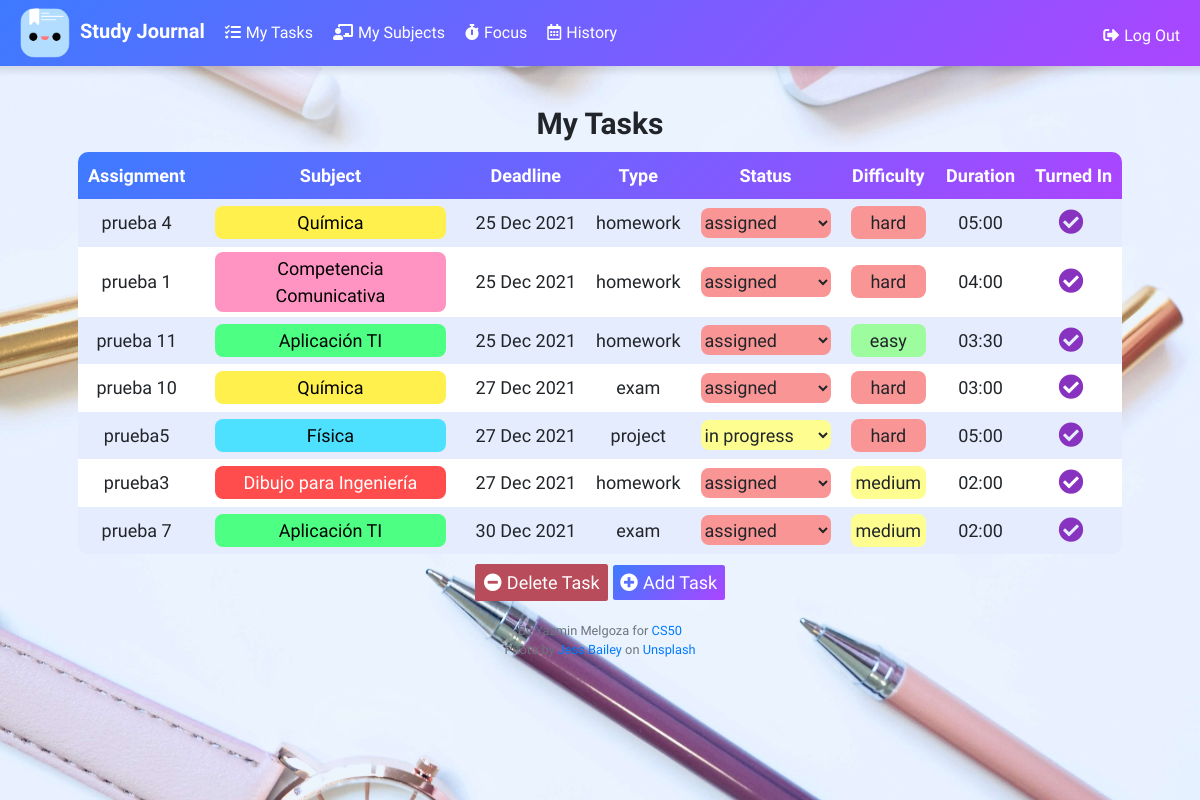
The page / (signed in) on the database its author committed.
### tables this page shows
CREATE TABLE tasks (
		id INTEGER,
		user_id INTEGER,
		assignment TEXT,
		subject_id INTEGER,
		deadline TEXT,
		duration TEXT,
		status TEXT DEFAULT 'assigned',
		difficulty TEXT, type TEXT, completed_date TEXT DEFAULT NULL,
		PRIMARY KEY(id),
		FOREIGN KEY(user_id) REFERENCES users(id),
		FOREIGN KEY(subject_id) REFERENCES subjects(id)
	);

CREATE TABLE subjects (
		id INTEGER,
		user_id INTEGER,
		subject TEXT,
		difficulty TEXT,
		color TEXT,
		PRIMARY KEY(id),
		FOREIGN KEY(user_id) REFERENCES users(id)
	);

### app.py (the view)
@app.route("/", methods=["GET", "POST"])
@login_required
def index():
    tasks = db.execute("SELECT tasks.id, tasks.user_id, assignment, subjects.subject, deadline, duration, status, tasks.difficulty, subjects.difficulty subject_difficulty, type FROM tasks JOIN subjects ON tasks.subject_id = subjects.id WHERE tasks.user_id = ? AND completed_date IS NULL ORDER BY CASE WHEN status = 'completed' THEN 1 END, deadline, CASE WHEN subject_difficulty = 'hard' THEN 1 WHEN subject_difficulty = 'medium' THEN 2 WHEN subject_difficulty = 'easy' THEN 3 END, CASE WHEN tasks.difficulty = 'hard' THEN 1 WHEN tasks.difficulty = 'medium' THEN 2 WHEN tasks.difficulty = 'easy' THEN 3 END, CASE WHEN status = 'assigned' THEN 1 WHEN status = 'in progress' THEN 2 WHEN status = 'completed' THEN 3 END, duration DESC", session["user_id"])
    subjects = db.execute("SELECT * FROM subjects WHERE user_id = ?", session["user_id"])
    for task in tasks:
        select_status = ["assigned", "in progress", "completed"]
        current_status = task["status"]
        select_status.remove(current_status.lower())
        select_status.insert(0, current_status)
        task["status"] = select_status
        deadline = datetime.strptime(task['deadline'], '%Y-%m-%d')
        task["deadline"] = deadline.strftime('%d %b %Y')
    rows_subjects = db.execute("SELECT subject, color FROM subjects WHERE user_id = ?", session["user_id"])
    colors = {}
    for row in rows_subjects:
        colors[row["subject"]] = row["color"]
    return render_template("index.html", tasks=tasks, subjects=subjects, colors=colors)

### app.py (called while the page is built)
@app.after_request
def after_request(response):
    response.headers["Cache-Control"] = "no-cache, no-store, must-revalidate"
    response.headers["Expires"] = 0
    response.headers["Pragma"] = "no-cache"
    response.headers["Access-Control-Allow-Origin"] = "*"
    return response

### helpers.py (called while the page is built)
def login_required(f):
    @wraps(f)
    def decorated_function(*args, **kwargs):
        if session.get("user_id") is None:
            return redirect("/login")
        return f(*args, **kwargs)
    return decorated_function

### templates/index.html (shortened to what this page needs)
{% extends "layout.html" %}
{% block main %}
    <h2>My Tasks</h2>
    <div class="table-container">
        <table>
            <thead>
                <tr>
                    <th>Assignment</th>
                    <th>Subject</th>
                    <th >Deadline</th>
                    <th>Type</th>
                    <th>Status</th>
                    <th>Difficulty</th>
                    <th>Duration</th>
                    <th>Turned In</th>
                </tr>
            </thead>
            <tbody>
                {% for row in tasks%}
                    <tr>
                        <td>{{ row.assignment }}</td>
                        <td class='subject_td'> <div style="background-color: {{ colors[row.subject] }}" class="contain-data"> {{ row.subject }} </div></td>
                        <td class="deadline_td">{{ row.deadline }}</td>
                        <td>{{ row.type }}</td>
                        <td class="status">
                            <form action="/update_status" method="post">
                                <select onchange="this.form.submit()" name="input_status" class="form-control {{row.status[0]}}">
                                    <option disabled selected value="{{ row.status[0]}}">{{ row.status[0] }}</option>
                                </select>
                            </form>
                        </td>
                        <td><div class="contain-data {{row.difficulty}}"> {{ row.difficulty }} </div></td>
                        <td>{{ row.duration}}</td>
                        <td> <form action="/complete_task" method="post"><input type="text" hidden name="task_id" value="{{row.id}}"><button type="submit" style="background: transparent; border: none;"><i class="fas fa-check-circle"></i></button></form></td>
                    </tr>
                {% endfor %}
            </tbody>
        </table>
    </div>
        <button class="btn btn-red" id="btn-delete-task"><i class="fas fa-minus-circle"></i>Delete Task</button>
        <button class="btn btn-purple" id="btn-add-task"><i class="fas fa-plus-circle"></i>Add Task</button>
{% endblock %}

### static/styles.css (style rules this page uses)
* { margin: 0; padding: 0; font-family: "Montserrat"; box-sizing: border-box; }
html { font-size: 62.5%; overflow-x: hidden; }
body { font-size: 1.6rem; }
h2 { font-size: 3rem; font-weight: bold; }
.table-container { width: 90%; max-width: 120rem; margin: 1rem auto; max-height: 80vh; overflow-x: scroll; overflow-y: scroll; }
.form-control { display: inline-block; font-size: 2rem; width: 100%; max-width: 25rem; }
.btn-red { background:#b84c5b; font-size: 1.8rem; color: #fff; }
.btn-purple { background: linear-gradient(135deg, hsla(221, 100%, 62%, 1),#ab45ff); color: #fff; font-size: 1.8rem; border: none; }
select.form-control.completed:focus, .green, .easy, .completed, option[value="completed"] { background-color: rgb(157, 252, 157); }
select.form-control.progress:focus, .yellow, .medium, .progress, option[value="in progress"] { background-color: rgb(253, 253, 144); }
select.form-control.assigned:focus, .red, .assigned, .hard, option[value="assigned"] { background-color: rgb(250, 149, 149); }
td { border-radius: 1rem; }
.deadline_td { white-space: nowrap; }
thead { background: linear-gradient(135deg, #3d7bff, #ab45ff); color: #FFF; white-space: nowrap; }
td { border-radius: 0; padding: 0.5rem 1rem; }
.subject_td { padding: 0.5rem 2rem; }
table { width: 100%; border-radius: 1rem; border-collapse: collapse; overflow: hidden; }
th { padding: 1rem; }
.contain-data { border-radius: 0.8rem; padding: 0.3rem 0.5rem; }
table .form-control { color: #212529; padding: 0; height: 3rem; font-size: 1.8rem; border-radius: 0.8rem; box-sizing: content-box; width: 13rem; border: none; }
tbody tr:nth-child(even) { background-color: white; }
tbody tr:nth-child(odd) { background-color: #e5ecfd; }
i { margin-right: 0.5rem; }
tbody tr td:last-child button { width: 100%; color: #8833c0; font-size: 2.5rem; }

### rows shown on the page
tasks: assignment "prueba 4", subject "Química", deadline "25 Dec 2021", type "homework", input_status "assigned", difficulty "hard", duration "05:00"
tasks: assignment "prueba 1", subject "Competencia Comunicativa", deadline "25 Dec 2021", type "homework", input_status "assigned", difficulty "hard", duration "04:00"
tasks: assignment "prueba 11", subject "Aplicación TI", deadline "25 Dec 2021", type "homework", input_status "assigned", difficulty "easy", duration "03:30"
tasks: assignment "prueba 10", subject "Química", deadline "27 Dec 2021", type "exam", input_status "assigned", difficulty "hard", duration "03:00"
tasks: assignment "prueba5", subject "Física", deadline "27 Dec 2021", type "project", input_status "in progress", difficulty "hard", duration "05:00"
tasks: assignment "prueba3", subject "Dibujo para Ingeniería", deadline "27 Dec 2021", type "homework", input_status "assigned", difficulty "medium", duration "02:00"
tasks: assignment "prueba 7", subject "Aplicación TI", deadline "30 Dec 2021", type "exam", input_status "assigned", difficulty "medium", duration "02:00"
